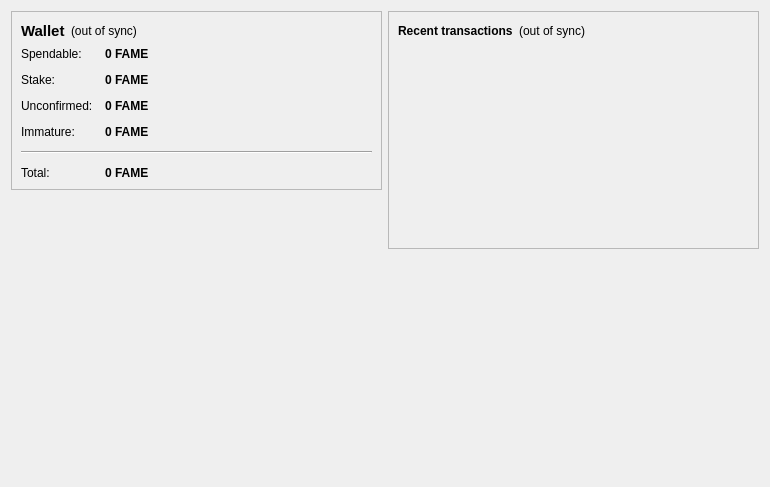
<?xml version="1.0" encoding="UTF-8"?>
<ui version="4.0">
 <class>OverviewPage</class>
 <widget class="QWidget" name="OverviewPage">
  <property name="geometry">
   <rect>
    <x>0</x>
    <y>0</y>
    <width>770</width>
    <height>487</height>
   </rect>
  </property>
  <property name="windowTitle">
   <string>Form</string>
  </property>
  <layout class="QHBoxLayout" name="horizontalLayout" stretch="1,1">
   <item>
    <layout class="QVBoxLayout" name="verticalLayout_2">
     <item>
      <widget class="QFrame" name="frame">
       <property name="frameShape">
        <enum>QFrame::StyledPanel</enum>
       </property>
       <property name="frameShadow">
        <enum>QFrame::Raised</enum>
       </property>
       <layout class="QVBoxLayout" name="verticalLayout_4">
        <item>
         <layout class="QHBoxLayout" name="horizontalLayout_4">
          <item>
           <widget class="QLabel" name="label_5">
            <property name="font">
             <font>
              <pointsize>11</pointsize>
              <weight>75</weight>
              <bold>true</bold>
             </font>
            </property>
            <property name="text">
             <string>Wallet</string>
            </property>
           </widget>
          </item>
          <item>
           <widget class="QLabel" name="labelWalletStatus">
            <property name="toolTip">
             <string>The displayed information may be out of date. Your wallet automatically synchronizes with the famecoin network after a connection is established, but this process has not completed yet.</string>
            </property>
            <property name="styleSheet">
             <string notr="true"/>
            </property>
            <property name="text">
             <string notr="true">(out of sync)</string>
            </property>
            <property name="alignment">
             <set>Qt::AlignLeading|Qt::AlignLeft|Qt::AlignVCenter</set>
            </property>
           </widget>
          </item>
          <item>
           <spacer name="horizontalSpacer_2">
            <property name="orientation">
             <enum>Qt::Horizontal</enum>
            </property>
            <property name="sizeHint" stdset="0">
             <size>
              <width>40</width>
              <height>20</height>
             </size>
            </property>
           </spacer>
          </item>
         </layout>
        </item>
        <item>
         <layout class="QFormLayout" name="formLayout_2">
          <property name="fieldGrowthPolicy">
           <enum>QFormLayout::AllNonFixedFieldsGrow</enum>
          </property>
          <property name="horizontalSpacing">
           <number>12</number>
          </property>
          <property name="verticalSpacing">
           <number>12</number>
          </property>
          <item row="0" column="0">
           <widget class="QLabel" name="label">
            <property name="text">
             <string>Spendable:</string>
            </property>
           </widget>
          </item>
          <item row="0" column="1">
           <widget class="QLabel" name="labelBalance">
            <property name="font">
             <font>
              <weight>75</weight>
              <bold>true</bold>
             </font>
            </property>
            <property name="cursor">
             <cursorShape>IBeamCursor</cursorShape>
            </property>
            <property name="toolTip">
             <string>Your current spendable balance</string>
            </property>
            <property name="text">
             <string notr="true">0 FAME</string>
            </property>
            <property name="textInteractionFlags">
             <set>Qt::LinksAccessibleByMouse|Qt::TextSelectableByKeyboard|Qt::TextSelectableByMouse</set>
            </property>
           </widget>
          </item>
          <item row="1" column="0">
           <widget class="QLabel" name="label_6">
            <property name="text">
             <string>Stake:</string>
            </property>
           </widget>
          </item>
          <item row="1" column="1">
           <widget class="QLabel" name="labelStake">
            <property name="font">
             <font>
              <weight>75</weight>
              <bold>true</bold>
             </font>
            </property>
            <property name="cursor">
             <cursorShape>IBeamCursor</cursorShape>
            </property>
            <property name="toolTip">
             <string>Total of coins that was staked, and do not yet count toward the current balance</string>
            </property>
            <property name="text">
             <string notr="true">0 FAME</string>
            </property>
            <property name="textInteractionFlags">
             <set>Qt::LinksAccessibleByMouse|Qt::TextSelectableByKeyboard|Qt::TextSelectableByMouse</set>
            </property>
           </widget>
          </item>
          <item row="2" column="0">
           <widget class="QLabel" name="label_3">
            <property name="text">
             <string>Unconfirmed:</string>
            </property>
           </widget>
          </item>
          <item row="2" column="1">
           <widget class="QLabel" name="labelUnconfirmed">
            <property name="font">
             <font>
              <weight>75</weight>
              <bold>true</bold>
             </font>
            </property>
            <property name="cursor">
             <cursorShape>IBeamCursor</cursorShape>
            </property>
            <property name="toolTip">
             <string>Total of transactions that have yet to be confirmed, and do not yet count toward the current balance</string>
            </property>
            <property name="text">
             <string notr="true">0 FAME</string>
            </property>
            <property name="textInteractionFlags">
             <set>Qt::LinksAccessibleByMouse|Qt::TextSelectableByKeyboard|Qt::TextSelectableByMouse</set>
            </property>
           </widget>
          </item>
          <item row="3" column="0">
           <widget class="QLabel" name="labelImmatureText">
            <property name="text">
             <string>Immature:</string>
            </property>
           </widget>
          </item>
          <item row="3" column="1">
           <widget class="QLabel" name="labelImmature">
            <property name="font">
             <font>
              <weight>75</weight>
              <bold>true</bold>
             </font>
            </property>
            <property name="toolTip">
             <string>Mined balance that has not yet matured</string>
            </property>
            <property name="text">
             <string notr="true">0 FAME</string>
            </property>
            <property name="textInteractionFlags">
             <set>Qt::LinksAccessibleByMouse|Qt::TextSelectableByKeyboard|Qt::TextSelectableByMouse</set>
            </property>
           </widget>
          </item>
          <item row="4" column="0" colspan="2">
           <widget class="Line" name="line">
            <property name="orientation">
             <enum>Qt::Horizontal</enum>
            </property>
           </widget>
          </item>
          <item row="5" column="0">
           <widget class="QLabel" name="labelTotalText">
            <property name="text">
             <string>Total:</string>
            </property>
           </widget>
          </item>
          <item row="5" column="1">
           <widget class="QLabel" name="labelTotal">
            <property name="font">
             <font>
              <weight>75</weight>
              <bold>true</bold>
             </font>
            </property>
            <property name="cursor">
             <cursorShape>IBeamCursor</cursorShape>
            </property>
            <property name="toolTip">
             <string>Your current total balance</string>
            </property>
            <property name="text">
             <string notr="true">0 FAME</string>
            </property>
            <property name="textInteractionFlags">
             <set>Qt::LinksAccessibleByMouse|Qt::TextSelectableByKeyboard|Qt::TextSelectableByMouse</set>
            </property>
           </widget>
          </item>
         </layout>
        </item>
       </layout>
      </widget>
     </item>
     <item>
      <spacer name="verticalSpacer">
       <property name="orientation">
        <enum>Qt::Vertical</enum>
       </property>
       <property name="sizeHint" stdset="0">
        <size>
         <width>20</width>
         <height>40</height>
        </size>
       </property>
      </spacer>
     </item>
     <item>
      <widget class="QLabel" name="label_2">
       <property name="autoFillBackground">
        <bool>true</bool>
       </property>
       <property name="text">
        <string/>
       </property>
       <property name="pixmap">
        <pixmap resource="../bitcoin.qrc">:/icons/mastbg</pixmap>
       </property>
       <property name="scaledContents">
        <bool>false</bool>
       </property>
       <property name="margin">
        <number>0</number>
       </property>
      </widget>
     </item>
    </layout>
   </item>
   <item>
    <layout class="QVBoxLayout" name="verticalLayout_3">
     <item>
      <widget class="QFrame" name="frame_2">
       <property name="frameShape">
        <enum>QFrame::StyledPanel</enum>
       </property>
       <property name="frameShadow">
        <enum>QFrame::Raised</enum>
       </property>
       <layout class="QVBoxLayout" name="verticalLayout">
        <item>
         <layout class="QHBoxLayout" name="horizontalLayout_2">
          <item>
           <widget class="QLabel" name="label_4">
            <property name="text">
             <string>&lt;b&gt;Recent transactions&lt;/b&gt;</string>
            </property>
           </widget>
          </item>
          <item>
           <widget class="QLabel" name="labelTransactionsStatus">
            <property name="toolTip">
             <string>The displayed information may be out of date. Your wallet automatically synchronizes with the famecoin network after a connection is established, but this process has not completed yet.</string>
            </property>
            <property name="styleSheet">
             <string notr="true"/>
            </property>
            <property name="text">
             <string notr="true">(out of sync)</string>
            </property>
            <property name="alignment">
             <set>Qt::AlignRight|Qt::AlignTrailing|Qt::AlignVCenter</set>
            </property>
           </widget>
          </item>
          <item>
           <spacer name="horizontalSpacer">
            <property name="orientation">
             <enum>Qt::Horizontal</enum>
            </property>
            <property name="sizeHint" stdset="0">
             <size>
              <width>40</width>
              <height>20</height>
             </size>
            </property>
           </spacer>
          </item>
         </layout>
        </item>
        <item>
         <widget class="QListView" name="listTransactions">
          <property name="styleSheet">
           <string notr="true">QListView { background: transparent; }</string>
          </property>
          <property name="frameShape">
           <enum>QFrame::NoFrame</enum>
          </property>
          <property name="verticalScrollBarPolicy">
           <enum>Qt::ScrollBarAlwaysOff</enum>
          </property>
          <property name="horizontalScrollBarPolicy">
           <enum>Qt::ScrollBarAlwaysOff</enum>
          </property>
          <property name="selectionMode">
           <enum>QAbstractItemView::NoSelection</enum>
          </property>
         </widget>
        </item>
       </layout>
      </widget>
     </item>
     <item>
      <spacer name="verticalSpacer_2">
       <property name="orientation">
        <enum>Qt::Vertical</enum>
       </property>
       <property name="sizeHint" stdset="0">
        <size>
         <width>20</width>
         <height>40</height>
        </size>
       </property>
      </spacer>
     </item>
    </layout>
   </item>
  </layout>
 </widget>
 <resources>
  <include location="../bitcoin.qrc"/>
 </resources>
 <connections/>
</ui>
